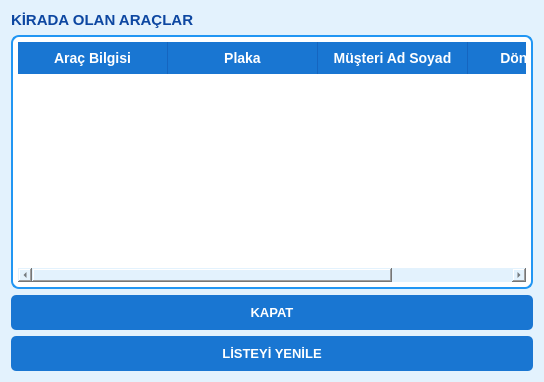
<?xml version="1.0" encoding="UTF-8"?>
<ui version="4.0">
 <class>Form</class>
 <widget class="QWidget" name="Form">
  <property name="geometry">
   <rect>
    <x>0</x>
    <y>0</y>
    <width>544</width>
    <height>382</height>
   </rect>
  </property>
  <property name="windowTitle">
   <string>Form</string>
  </property>
  <property name="styleSheet">
   <string notr="true">/* --- GENEL ARKA PLAN --- */
QWidget {
    background-color: #E3F2FD; /* Ana ekranla aynı açık mavi ton */
    font-family: &quot;Segoe UI&quot;;   /* Okunaklı modern yazı tipi */
    font-size: 13px;
    color: #333333;
}

/* --- TABLO TASARIMI (En Önemli Kısım) --- */
QTableWidget {
    background-color: white;       /* Tablo içi bembeyaz */
    border: 2px solid #2196F3;     /* Mavi Çerçeve (Diğer kutularla uyumlu) */
    border-radius: 10px;           /* Köşeleri yuvarlat */
    gridline-color: #E0E0E0;       /* Satır çizgileri çok silik gri */
    selection-background-color: #BBDEFB; /* Seçili satır açık mavi olsun */
    selection-color: #000000;      /* Seçili yazı siyah kalsın */
    padding: 5px;
}

/* --- TABLO BAŞLIKLARI (Üst Kısım) --- */
QHeaderView::section {
    background-color: #1976D2;     /* Başlıklar koyu mavi olsun */
    color: white;                  /* Başlık yazıları beyaz */
    padding: 6px;
    border: 1px solid #1565C0;     /* Aralarda ince çizgiler */
    font-weight: bold;             /* Kalın yazı */
    font-size: 14px;
}

/* Sol üst köşedeki boş kutucuk (Tablo kesişimi) */
QTableCornerButton::section {
    background-color: #1976D2;
    border: 1px solid #1565C0;
}

/* --- BUTONLAR (Senin Kodunla Aynı) --- */
QPushButton {
    background-color: #1976D2; 
    color: white;
    border-radius: 5px;
    padding: 10px;
    font-weight: bold;
    border: none;
    min-width: 100px; /* Butonlar çok dar olmasın */
}

QPushButton:hover {
    background-color: #1565C0; /* Üzerine gelince koyulaşsın */
}

QPushButton:pressed {
    background-color: #0D47A1; /* Tıklayınca daha da koyu */
}

/* --- ETİKETLER (Başlıklar vb.) --- */
QLabel {
    color: #0D47A1; /* Koyu Lacivert (Diğer sayfadaki başlık rengi) */
    font-weight: bold;
    font-size: 15px; /* Başlıklar biraz daha büyük dursun */
}</string>
  </property>
  <layout class="QVBoxLayout" name="verticalLayout">
   <item>
    <widget class="QLabel" name="label">
     <property name="text">
      <string>KİRADA OLAN ARAÇLAR</string>
     </property>
    </widget>
   </item>
   <item>
    <widget class="QTableWidget" name="tblKiradaAraclar">
     <property name="styleSheet">
      <string notr="true">/* --- GENEL SAYFA YAPISI --- */
QWidget {
    background-color: #E3F2FD; /* Ana arka plan açık mavi */
    font-family: &quot;Segoe UI&quot;, sans-serif; /* Modern yazı tipi */
    color: #333333;
}

/* --- ANA BAŞLIK (Label) --- */
QLabel {
    color: #1565C0; /* Koyu mavi başlık rengi */
    font-weight: bold;
    font-size: 16px;
    margin-bottom: 10px;
}

/* --- TABLO TASARIMI (QTableWidget) --- */
QTableWidget {
    background-color: #FFFFFF; /* Tablo içi beyaz */
    border: 2px solid #2196F3; /* Kenarlık mavi */
    border-radius: 8px; /* Köşeler yuvarlak */
    gridline-color: #BBDEFB; /* Satır çizgileri açık mavi */
    selection-background-color: #64B5F6; /* Seçili satır rengi */
    selection-color: #FFFFFF; /* Seçili yazı rengi */
}

/* --- TABLO BAŞLIKLARI (Header) --- */
QHeaderView::section {
    background-color: #1976D2; /* Başlık arka planı koyu mavi */
    color: #FFFFFF; /* Başlık yazısı beyaz */
    padding: 6px 4px; /* İç boşluk */
    border: none; /* Başlıklar arası çizgi olmasın */
    border-right: 1px solid #1565C0; /* Sadece sağda ince çizgi */
    font-weight: bold;
}

/* Tablonun sol üst köşesindeki boş kutu */
QTableCornerButton::section {
    background-color: #1976D2;
    border: none;
}

/* --- BUTONLAR (QPushButton) --- */
QPushButton {
    background-color: #1976D2; /* Buton rengi mavi */
    color: white;
    border: none;
    border-radius: 5px;
    padding: 10px 20px; /* Butonları biraz genişlet */
    font-weight: bold;
    font-size: 13px;
}

QPushButton:hover {
    background-color: #1565C0; /* Üzerine gelince koyulaşsın */
}

QPushButton:pressed {
    background-color: #0D47A1; /* Tıklayınca daha koyu */
}</string>
     </property>
     <property name="editTriggers">
      <set>QAbstractItemView::EditTrigger::NoEditTriggers</set>
     </property>
     <property name="selectionBehavior">
      <enum>QAbstractItemView::SelectionBehavior::SelectRows</enum>
     </property>
     <attribute name="horizontalHeaderDefaultSectionSize">
      <number>150</number>
     </attribute>
     <attribute name="horizontalHeaderStretchLastSection">
      <bool>true</bool>
     </attribute>
     <attribute name="verticalHeaderDefaultSectionSize">
      <number>23</number>
     </attribute>
     <column>
      <property name="text">
       <string>Araç Bilgisi</string>
      </property>
     </column>
     <column>
      <property name="text">
       <string>Plaka</string>
      </property>
     </column>
     <column>
      <property name="text">
       <string>Müşteri Ad Soyad</string>
      </property>
     </column>
     <column>
      <property name="text">
       <string>Dönüş Tarihi</string>
      </property>
     </column>
    </widget>
   </item>
   <item>
    <widget class="QPushButton" name="pushButton_2">
     <property name="text">
      <string>KAPAT</string>
     </property>
    </widget>
   </item>
   <item>
    <widget class="QPushButton" name="pushButton">
     <property name="text">
      <string>LİSTEYİ YENİLE</string>
     </property>
    </widget>
   </item>
  </layout>
 </widget>
 <resources/>
 <connections/>
</ui>
